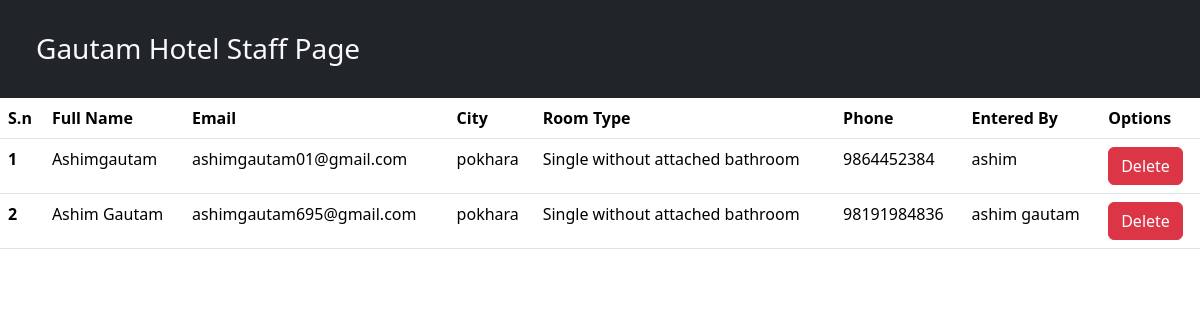
Page /customerdetails (signed in) on the committed database.
### home/models.py (models this page shows)
class register_customer(models.Model):
    firstname=models.CharField(max_length=20)
    last=models.CharField(max_length=20)
    email=models.CharField(max_length=20)
    add=models.CharField(max_length=20)
    city=models.CharField(max_length=20)
    room=models.CharField(max_length=100)
    phone=models.CharField(max_length=20)
    enterby=models.CharField(max_length=20)

### home/views.py (the view)
# urls.py: path('customerdetails',views.customer_details,name='customer_details'),
@login_required(login_url="/signin")
def customer_details(request):
    jquery=register_customer.objects.all()
    customerdata={'register_customer': jquery}
    return render(request,"viewcustomer.html",customerdata)

### templates/viewcustomer.html (shortened to what this page needs)
<!doctype html>
<html lang="en">
  <head>
    <link rel="stylesheet" href="https://cdn.jsdelivr.net/npm/bootstrap@5.3.2/dist/css/bootstrap.rtl.min.css">
  </head>
  <body background="https://img.freepik.com/free-photo/cool-geometric-triangular-figure-neon-laser-light-great-backgrounds-wallpapers_181624-9331.jpg?w=900&t=st=1707911421~exp=1707912021~hmac=bdd992d0689b51af84c604afed58e9661ba30dc2881259b510d2af02ec987b26">
    <nav class="navbar navbar-light  navbar-expand-lg bg-dark ">
        <h3 class="container text-light m-4">Gautam Hotel Staff Page </h3>
      <div class="container-fluid" style="height:80px;">
      </div>
    </nav>
    <table class="table">
        <thead>
          <tr>
            <th scope="col">S.n</th>
            <th scope="col">Full Name</th>
            <th scope="col">Email</th>
            <th scope="col">City</th>
            <th scope="col">Room Type</th>
            <th scope="col">Phone</th>
            <th scope="col">Entered By</th>
            <th scope="col">Options</th>
          </tr>
        </thead>
        <tbody>
            {% for Customer in register_customer %}
          <tr>
            <th scope="row">{{forloop.counter}}</th>
            <td>{{Customer.firstname}}{{Customer.last}}</td>
            <td>{{Customer.email}}</td>
            <td>{{Customer.city}}</td>
            <td>{{Customer.room}}</td>
            <td>{{Customer.phone}}</td>
            <td>{{Customer.enterby}}</td>
            <td><div class="col-12">
                <a href="/deletecustomer/{{Customer.id}}/" class="btn btn-danger">Delete</a>
              </div></td>
          </tr>
          {% endfor %}
      </table>
</body>
</html>

### rows in the picture
register_customer: firstname "Ashim", last "gautam", email "ashimgautam01@gmail.com", city "pokhara", room "Single without attached bathroom", phone "9864452384", enterby "ashim"
register_customer: firstname "Ashim", last "Gautam", email "ashimgautam695@gmail.com", city "pokhara", room "Single without attached bathroom", phone "98191984836", enterby "ashim gautam"
